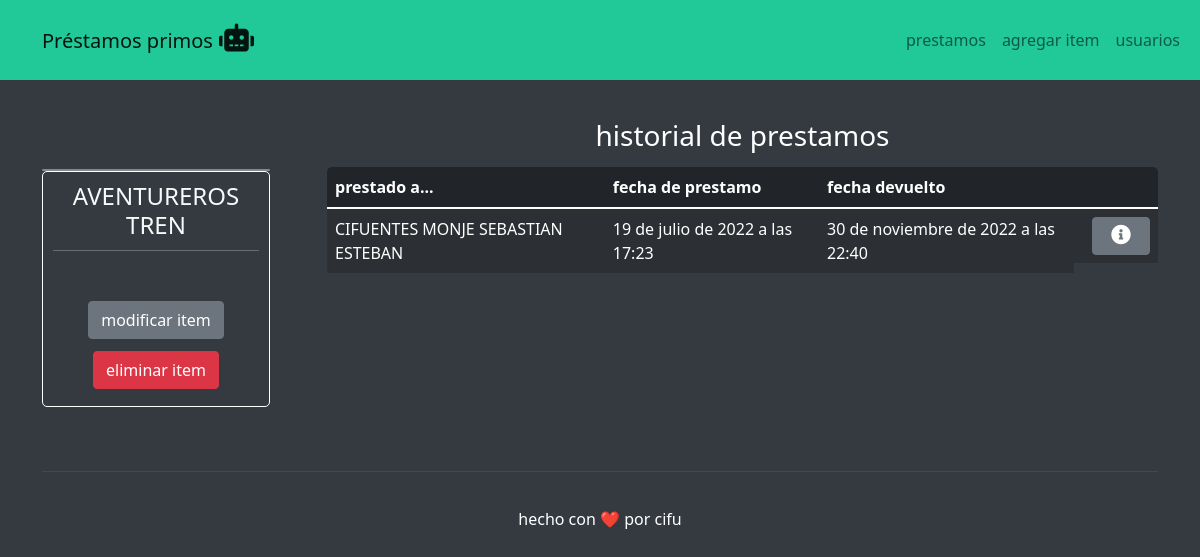
The app's page /44/ with its own data.
### items/models.py (models this page shows, shortened)
class item(models.Model):
    nombre = models.CharField(max_length=50)
    codigo = models.CharField(max_length=50, blank=True)
    categoria = models.ForeignKey(categoria, on_delete=models.CASCADE)
    description = models.CharField(max_length=250, blank=True)
    disponible = models.BooleanField()
    def __str__(self):
        return self.nombre
    class Meta:
        ordering = ['-nombre']

class prestamo(models.Model):
    usuario = models.ForeignKey(usuario, on_delete=models.CASCADE)
    item = models.ForeignKey(item, on_delete=models.CASCADE)
    fecha_prestamo = models.DateTimeField('fecha prestamo', null=True, blank=True)
    fecha_devuelto = models.DateTimeField('fecha devuelto', null=True, blank=True)
    devuelto = models.BooleanField(default=False)

class usuario(models.Model):
    nombre = models.CharField(max_length=150)
    rol = models.CharField(max_length=15, blank=True)
    rut = models.CharField(max_length=15, blank=True)
    correo = models.CharField(max_length=150, blank=True)
    def __str__(self):
        return self.nombre
    class Meta:
        ordering = ['-nombre']

### items/views.py (the view)
# urls.py: path('<int:id>/', views.item_, name='item_'),
def item_(request, id):
    print("request de item")
    item_ = get_object_or_404(item, pk=id)
    prestamos = prestamo.objects.filter(item=item_).order_by("-fecha_prestamo")
    return(render(request, 'item.html', {'item':item_, 'prestamos':prestamos}))

### items/templates/item.html (shortened to what this page needs)
{% extends 'base.html' %}
{% block content %}
<div class="container" style="padding-top: 39px;">
    <div class="row">
        <div class="col-auto col-md-3" style="margin-top: 50px;padding-right: 45px;">
            <div class="card" style="background: rgba(255,255,255,0.5);"></div>
            <form
                style="border-radius: 5px;padding-top: 10px;padding-right: 10px;padding-bottom: 10px;padding-left: 10px;border: 1px solid var(--bs-body-bg);border-top-style: solid;">
                <h1 class="fs-4 text-center" style="color: var(--bs-gray-100);">{{ item }}</h1>
                <hr
                    style="background: var(--bs-body-bg);border-width: 1px;border-color: var(--bs-body-bg);color: var(--bs-body-bg);margin-top: 10px;margin-bottom: 10px;" />
                    <div class="d-flex d-md-flex d-lg-flex justify-content-end justify-content-md-end align-items-md-center justify-content-lg-end justify-content-xl-center"
                    style="margin-top: 50px;padding-bottom: 7px;"> <button class="btn btn-secondary" type="button">modificar item</button> </div>
                    <div class="d-flex d-md-flex d-lg-flex justify-content-end justify-content-md-end align-items-md-center justify-content-lg-end justify-content-xl-center"
                    style="margin-top: 5px;padding-bottom: 7px;"><button class="btn btn-danger" type="button">eliminar item</button></div>
            </form>
        </div>
        <div class="col-md-9">
            <div class="text-center" style="margin-top: 0px;margin-bottom: 14px;">
                <h3 style="color: var(--bs-body-bg);">historial de prestamos</h3>
            </div>
            <div class="table-responsive" style="border-radius: 5px;border: 1px none var(--bs-body-bg);">
                <table class="table table-striped table-dark">
                    <thead>
                        <tr>
                            <th>prestado a...</th>
                            <th>fecha de prestamo</th>
                            <th>fecha devuelto</th>
                            <th></th>
                        </tr>
                    </thead>
                    <tbody>
                        {% for prestamo in prestamos %}
                        <tr>
                            <td>{{prestamo.usuario}}</td>
                            <td>{{prestamo.fecha_prestamo}}</td>
                            {% if prestamo.fecha_devuelto %}
                            <td>{{prestamo.fecha_devuelto}}</td>
                            {% else %}
                            <td> </td>
                            {% endif %}
                            <td class="d-lg-flex justify-content-lg-center"><button class="btn btn-secondary"
                                    type="button"
                                    style="text-align: center;padding-left: 18px;padding-right: 18px;margin-left: 10px;"><i
                                        class="fas fa-info-circle fs-5"></i></button></td>
                        </tr>
                        {% endfor %}
                    </tbody>
                </table>
            </div>
        </div>
    </div>
</div>
{% endblock %}

### static/css/Profile-Edit-Form-1.css (style rules this page uses)
hr { height: 2px; }

### static/css/Profile-Edit-Form.css (style rules this page uses)
hr { height: 2px; }

### records on screen
item: nombre "AVENTUREROS TREN"
prestamo: usuario "CIFUENTES MONJE SEBASTIAN ESTEBAN", fecha_prestamo "19 de julio de 2022 a las 17:23", fecha_devuelto "30 de noviembre de 2022 a las 22:40"
